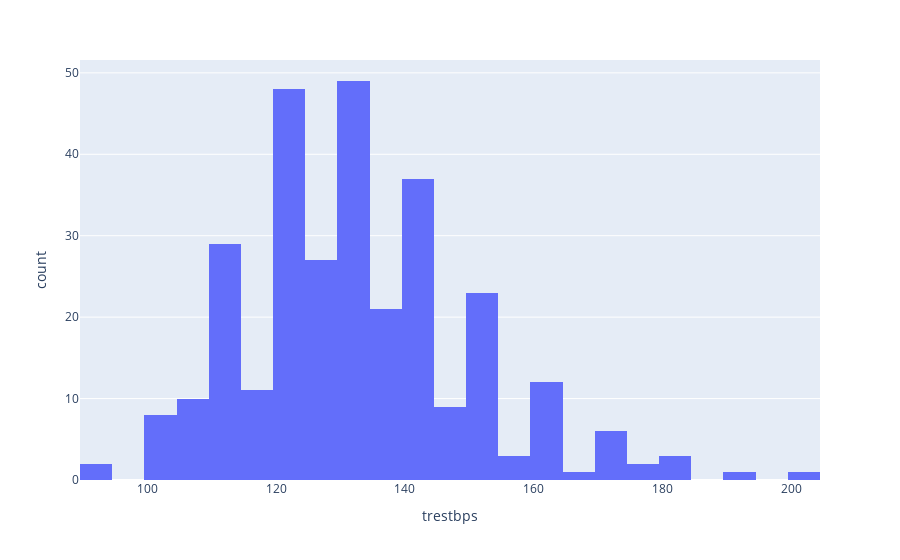

The code cell stored with this chart in its notebook:
### Code cell
# Histograms are used to plot continous data
fig = px.histogram(churn, x = 'trestbps', nbins = 25)
fig.show()

### Figure 1 — Plotly figure (JSON) as saved in the notebook; plotly's stock layout.template omitted (floating-point values rounded to 4 significant figures; data arrays with more than 128 entries replaced by an {"elided": "..."} marker saying what was removed)
{"data": [{"alignmentgroup": "True", "bingroup": "x", "hovertemplate": "trestbps=%{x}<br>count=%{y}<extra></extra>", "legendgroup": "", "marker": {"color": "#636efa", "pattern": {"shape": ""}}, "name": "", "nbinsx": 25, "offsetgroup": "", "orientation": "v", "showlegend": false, "type": "histogram", "x": {"elided": "303 int values"}, "xaxis": "x", "yaxis": "y"}], "layout": {"autosize": true, "barmode": "relative", "legend": {"tracegroupgap": 0}, "margin": {"t": 60}, "xaxis": {"anchor": "y", "autorange": true, "domain": [0, 1], "range": [89.5, 204.5], "title": {"text": "trestbps"}, "type": "linear"}, "yaxis": {"anchor": "x", "autorange": true, "domain": [0, 1], "range": [0, 51.58], "title": {"text": "count"}}}}
